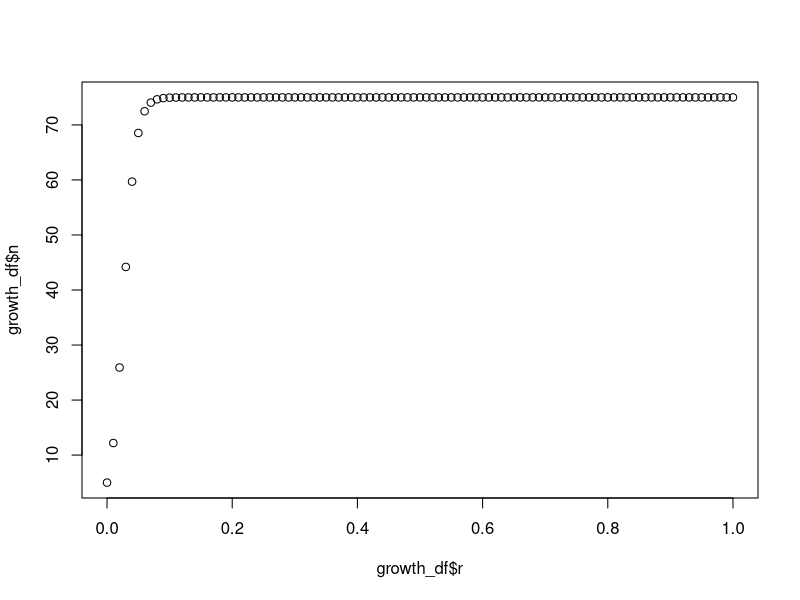

This figure's R source:
# for_loops basic stuff 
#10 Feb. 2026 
#BEW

#create basic for loop
for (i in 1:5) {
  cat("stuck in a loop","\n")
  cat(3+2,"\n")
  cat(runif(1), "\n")
}

my_dogs<- c("chow", "akita", "malamute", "husky", "samoyed")

for (i in 1:length(my_dogs)){
  cat("i = ", i, "my_dogs[i]", my_dogs[i], "\n")
}


my_bad_dogs <- NULL

for(i in 1:length(my_bad_dogs)){
  cat("i =", i, "my_bad_dogs[i]", my_bad_dogs[i], "\n")
}

for(i in seq_along(my_dogs)){
  cat("i =", i, "my_bad_dogs[i]", my_bad_dogs[i], "\n")
}


# Tip 1:
#don't do things in a loop that you dont need to: e.g.:

for(i in seq_along(my_dogs)){
  my_dogs[i]<- toupper(my_dogs[i]) #doesn't need to be in a loop 
}

tolower(my_dogs) #can just do the operation in the for loop above using a simple function <--



#Tip 2:
# don't change dimensions in the loop e.g.:

my_dat<-runif(1)

for(i in 2:10){
  temp<-runif(1)
  my_dat<-c(my_dat,10)
  #cat("loop number =", i, my_dat[1], "\n")
  print(my_dat)
}


#tip 3:
#don't write a loop if you can vectorize it

my_dat <- 1:10 
for (i in seq_along(my_dat)){
  my_dat[i]<- my_dat[i]+my_dat[1^2]
  cat("loop number =", i, my_dat[1], "\n")
}

#do this instead of the for loop above

z <- 1:10
z<- z + z^2
z

# TIP 4: 
# remember difference btwn i and z[i]m ("ith element of z")

z<- c(10,2,4)
for(i in seq_along(z)){
  cat("i=", i, "z[i]=", z[i], "\n")
}

#tip 5
#don't have to loop through everything

z<- 1:20 
for(i in seq_along(z)){
  if(i %% 2 ==0) next # if i is not divisible evenly by two, then skip that
  print(i)
  
}

###########################################

# look at the parameter space of the logistic growth model w a for loop 


################ Function Start ########################
#FUNCTION NAME: my_func
#PURPOSE: function returns a df with columns for pop size and time
#INPUTS: initial pop, growth rate, carrying capacity, end time of time vector,timestep for time vector
#OUTPUTS: #data frame with pop size and time

my_func<-function(No = 5, r = 0.5, K = 75, tf=100, ts= 1){ 
    e <- 2.718281828459 #define e constant
    t<- seq(from= 1,to=tf,by = ts) #define the number of steps, store as vector
    n<- K/(1+((K-No)/No)*e^(-r*t)) # formula to calculate the N(t) 
    out_df<- data.frame(t,n) # create df
    return(out_df)
    }

df<-my_func() #run function, assign to df
df


r_vec <- seq(0,1, by = 0.01) #vector of little rs 
r_vec

container_vec <- rep(NA,length(r_vec)) #storage for max(n)
c(length(container_vec), length(r_vec)) #both 21
container_vec



for (i in seq_along(r_vec)){
  temp_df<- my_func(r=r_vec[i]) #draws on hw 5 function (logistic growth)
  max_n<-max(temp_df$n)
  container_vec[i] <- max_n #storage is happening here
 
}
growth_df <- data.frame(r= r_vec,n = container_vec) #
plot(x= growth_df$r,y=growth_df$n) #
